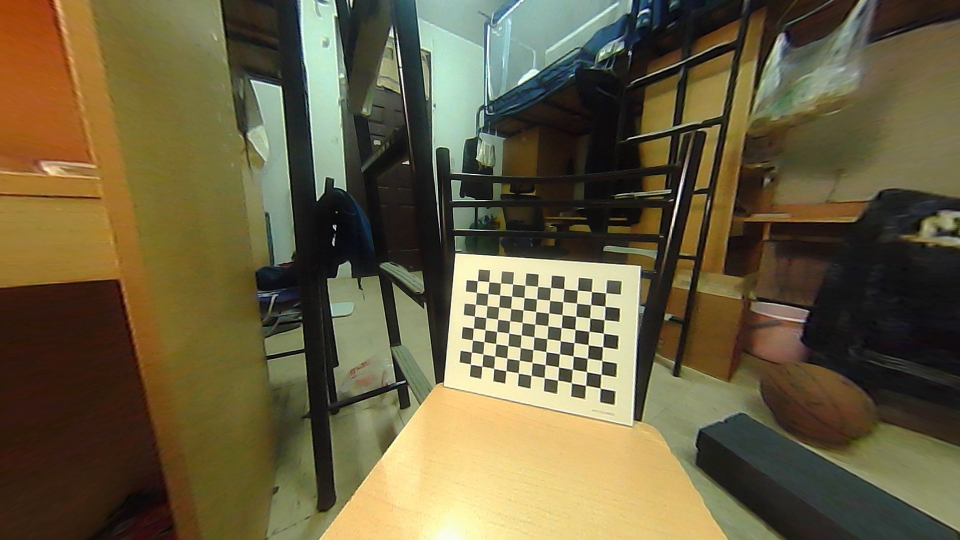
//> input picture ch7/16.jpg, 1920 x 1080 px (shown at 1/2 size)
$ ./use_opencv_orb 16.jpg 17.jpg   (built with g++ and OpenCV 4)
//> lines starting //> are read from the running program, lines starting //| are printed output that depends on the picture
#include<iostream>
#include<opencv2/core/core.hpp>
#include<opencv2/highgui/highgui.hpp>
#include<opencv2/features2d/features2d.hpp>
#include<opencv2/calib3d/calib3d.hpp>
#include<chrono>
#include<Eigen/Core>
#include<Eigen/Geometry>

using namespace std;
using namespace cv;


//由匹配的特征点计算R和t
void pose_estimation_2d2d(vector<KeyPoint>keypoint_1, vector<KeyPoint>keypoint_2, vector<DMatch>matches, Mat &R, Mat &t)
{
        //给出相机内参矩阵
        Mat K = (Mat_<double>(3, 3) << 520.9, 0, 325.1, 0, 521.0, 249.7, 0, 0, 1);

        //找出两幅图中匹配到的特征点
        vector<Point2f>points1;
        vector<Point2f>points2;
        for(int i =0;i<(int)matches.size();i++)
        {
                points1.push_back(keypoint_1[matches[i].queryIdx].pt);
                points2.push_back(keypoint_2[matches[i].trainIdx].pt);
        }

        //计算基础矩阵
        Mat fundamental_matrix = findFundamentalMat(points1, points2, CV_FM_8POINT);
        cout<<"fundamental_matrix is "<<endl<<fundamental_matrix<<endl;

        //计算本质矩阵
        Point2d principal_point(325.1, 249.7);
        double focal_length = 521;
        Mat essential_matrix = findEssentialMat(points1, points2, focal_length, principal_point);
        cout<<"essential_matrix is "<<endl<<essential_matrix<<endl;

        //计算单应矩阵
        Mat homography_matrix;
        homography_matrix = findHomography(points1, points2, RANSAC, 3);
        cout<<"homography_matrix is "<<endl<<homography_matrix<<endl;

        //从本质矩阵svd求解r和t
        recoverPose(essential_matrix, points1, points2, R, t, focal_length, principal_point);
        cout<<"R is "<<endl<<R<<endl;
        cout<<"t is "<<endl<<t<<endl;
}

//由像素坐标计算归一化坐标(相机坐标系下)
Point2d pixel2cam(const Point2d &p, const Mat &K)
{
        return Point2d(
                (p.x - K.at<double>(0, 2)) / K.at<double>(0, 0),
                (p.y - K.at<double>(1, 2)) / K.at<double>(1, 1)
        );
}

//三角测量求特征点深度
void triangulation(const vector<KeyPoint> &keypoint_1, const vector<KeyPoint> &keypoint_2,
        const vector<DMatch> &matches, const Mat &R, const Mat &t, vector<Point3d> &pts3d_1, vector<Point3d> &pts3d_2){
                Mat T1 = (Mat_<float>(3, 4)<<
                        1, 0, 0, 0,
                        0, 1, 0, 0,
                        0, 0, 1, 0);
                //初始化变换矩阵
                Mat T2 = (Mat_<float>(3, 4)<<
                        R.at<double>(0, 0), R.at<double>(0, 1), R.at<double>(0, 2), t.at<double>(0, 0),
                        R.at<double>(1, 0), R.at<double>(1, 1), R.at<double>(1, 2), t.at<double>(1, 0),
                        R.at<double>(2, 0), R.at<double>(2, 1), R.at<double>(2, 2), t.at<double>(2, 0));
                Mat K = (Mat_<double>(3, 3) << 520.9, 0, 325.1, 0, 521.0, 249.7, 0, 0, 1);

                //找到配对特征点的归一化坐标
                vector<Point2f>points1;
                vector<Point2f>points2;
                for(int i =0;i<(int)matches.size();i++)
                {
                        points1.push_back(pixel2cam(keypoint_1[matches[i].queryIdx].pt, K));
                        points2.push_back(pixel2cam(keypoint_2[matches[i].trainIdx].pt, K));
                }

                Mat pts_4d;
                triangulatePoints(T1, T2, points1, points2, pts_4d);

                //该处存储的深度信息为相对于points1即图1， 计算图2深度可采用R*p+t[2]
                for(int i =0;i<pts_4d.cols;i++){
                        Mat x = pts_4d.col(i);
                        x /= x.at<float>(3, 0);
                        Point3d p(x.at<float>(0, 0), x.at<float>(1, 0), x.at<float>(2, 0));
                        pts3d_1.push_back(p);

                        Mat q_ = T2*(Mat_<float>(4, 1)<< p.x, p.y, p.z, 1.0);
                        Point3d q(q_.at<float>(0, 0), q_.at<float>(1, 0), q_.at<float>(2, 0));
                        pts3d_2.push_back(q);
                }
        }

//ICP求解R和t，适用于3D-3D
void SVD_sloveICP(const vector<Point3d> &pts1, const vector<Point3d> &pts2, Mat &R, Mat &t){
        //计算两幅图中特征点质心
        Point3d p1, p2;
        int N = pts1.size();
        for(int i=0;i<N;i++){
                p1+=pts1[i];
                p2+=pts2[i];
        }
        p1 = Point3d(Vec3d(p1)/N);
        p2 = Point3d(Vec3d(p2)/N);

        //求出去质心3D坐标
        vector<Point3d>q1(N), q2(N);
        for(int i =0;i<N;i++)
        {
                q1[i] = pts1[i] - p1;
                q2[i] = pts2[i] - p2;
        }

        //计算W矩阵
        Eigen::Matrix3d W = Eigen::Matrix3d::Zero();
        for(int i = 0;i<N;i++){
                W+=Eigen::Vector3d(q1[i].x, q1[i].y, q1[i].z)*Eigen::Vector3d(q2[i].x, q2[i].y, q2[i].z).transpose();
        }
        cout<<"W = "<<W<<endl;

        //对W矩阵进行SVD分解
        Eigen::JacobiSVD<Eigen::Matrix3d>svd(W, Eigen::ComputeFullU|Eigen::ComputeFullV);
        Eigen::Matrix3d U = svd.matrixU();
        Eigen::Matrix3d V = svd.matrixV();

        cout<<"U = "<<U<<endl;
        cout<<"V = "<<V<<endl;

        //计算R和t
        Eigen::Matrix3d R_ = U*(V.transpose());
        if(R_.determinant()<0){
                R_ = -R_;
        }
        Eigen::Vector3d t_ = Eigen::Vector3d(p1.x, p1.y, p1.z) - R_*Eigen::Vector3d(p2.x, p2.y, p2.z);

        R = (Mat_<double>(3, 3)<<
                R_(0, 0), R_(0, 1), R_(0, 2),
                R_(1, 0), R_(1, 1), R_(1, 2),
                R_(2, 0), R_(2, 1), R_(2, 2));
        t = (Mat_<double>(3, 1)<<t_(0, 0), t_(1, 0), t_(2, 0));
}

int main(int argc, char **argv)
{
        //判断传入参数
        if(argc!=3)
        {
                cout<<"can't find img1 and img2!"<<endl;
                return 1;
        }
        Mat img_1 = imread(argv[1], CV_LOAD_IMAGE_COLOR);
//> img_1 is the input picture: 1080 rows x 1920 cols, CV_8UC3; mean B, G, R 64.5, 94.6, 104.4
        Mat img_2 = imread(argv[2], CV_LOAD_IMAGE_COLOR);
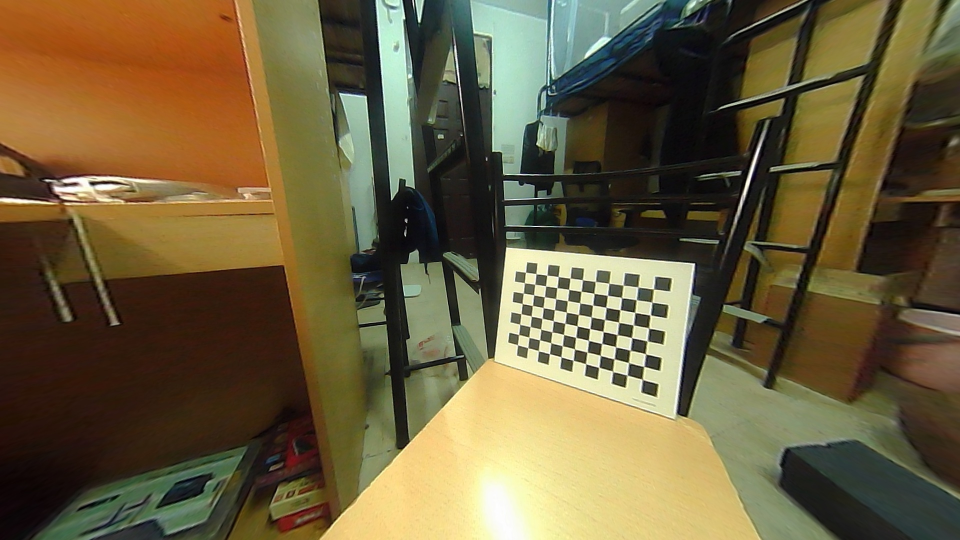
//> input picture ch7/17.jpg, 1920 x 1080 px (shown at 1/2 size)
//> img_2 is the input picture: 1080 rows x 1920 cols, CV_8UC3; mean B, G, R 61.7, 94.2, 106.9
        assert(img_1.data!=nullptr && img_2.data!=nullptr);

        //相机内参
        Mat K = (Mat_<double>(3, 3) << 520.9, 0, 325.1, 0, 521.0, 249.7, 0, 0, 1);

        //初始化对象
        vector<KeyPoint> keypoint_1, keypoint_2;        //存储特征点
        Mat descriptors_1, descriptors_2;               //存储特征点描述子
        Ptr<FeatureDetector> detector = ORB::create();  //创建寻找特征点容器
        Ptr<DescriptorExtractor> descriptor = ORB::create();    //创建描述容器
        Ptr<DescriptorMatcher> matcher = DescriptorMatcher::create("BruteForce-Hamming");       //创建特征点匹配器

        //检测特征点
        chrono::steady_clock::time_point t1 = chrono::steady_clock::now();
        detector->detect(img_1, keypoint_1);
//> keypoint_1 = 500 keypoints; strongest (x, y, size): (817, 327, 31), (669, 373, 31), (799, 134, 31), (911, 507, 31)
        detector->detect(img_2, keypoint_2);
//> keypoint_2 = 500 keypoints; strongest (x, y, size): (1210, 666, 37.2), (1208, 667, 44.6), (1180, 684, 53.6), (1237, 622, 37.2)

        //描述子
        descriptor->compute(img_1, keypoint_1, descriptors_1);
        descriptor->compute(img_2, keypoint_2, descriptors_2);
        chrono::steady_clock::time_point t2 = chrono::steady_clock::now();
        chrono::duration<double> time_used = chrono::duration_cast<chrono::duration<double>>(t2-t1);
        cout<<"extract ORB cost = "<<time_used.count()<<" seconds."<<endl;

        //显示寻找到的特征点
        Mat outimg1;
        drawKeypoints(img_1, keypoint_1, outimg1, Scalar::all(-1), DrawMatchesFlags::DEFAULT);
        imshow("img1 ORB features", outimg1);
        Mat outimg2;
        drawKeypoints(img_2, keypoint_2, outimg2, Scalar::all(-1), DrawMatchesFlags::DEFAULT);
        imshow("img2 ORB features", outimg2);

        //对两幅图的特征点进行匹配
        vector<DMatch> matches;
        t1 = chrono::steady_clock::now();
        matcher->match(descriptors_1, descriptors_2, matches);
//> matches = 500 matches
        t2 = chrono::steady_clock::now();
        time_used = chrono::duration_cast<chrono::duration<double>>(t2-t1);
        cout<<"matches ORB cost = "<<time_used.count()<<" seconds."<<endl;

        //寻找最佳匹配
        auto min_max = minmax_element(matches.begin(), matches.end());
        double min_dist = min_max.first->distance;
//> min_dist = 10
        double max_dist = min_max.second->distance;
//> max_dist = 98

        cout<<"--Max dist: "<<max_dist<<endl;
//| --Max dist: 98
        cout<<"--Min dist: "<<min_dist<<endl;
//| --Min dist: 10

        vector<DMatch> good_matches;
        for(int i=0;i<descriptors_1.rows;i++){
                if(matches[i].distance<=max(2*min_dist, 30.0)){
                        good_matches.push_back(matches[i]);
                }
        }
//> after the loop, good_matches = 318 matches

        cout<<"matched point num: "<<matches.size()<<endl;
//| matched point num: 500
        cout<<"good matches point num: "<<good_matches.size()<<endl;
//| good matches point num: 318

        //显示最佳匹配
        Mat img_goodmatch;
        drawMatches(img_1, keypoint_1, img_2, keypoint_2, good_matches, img_goodmatch);
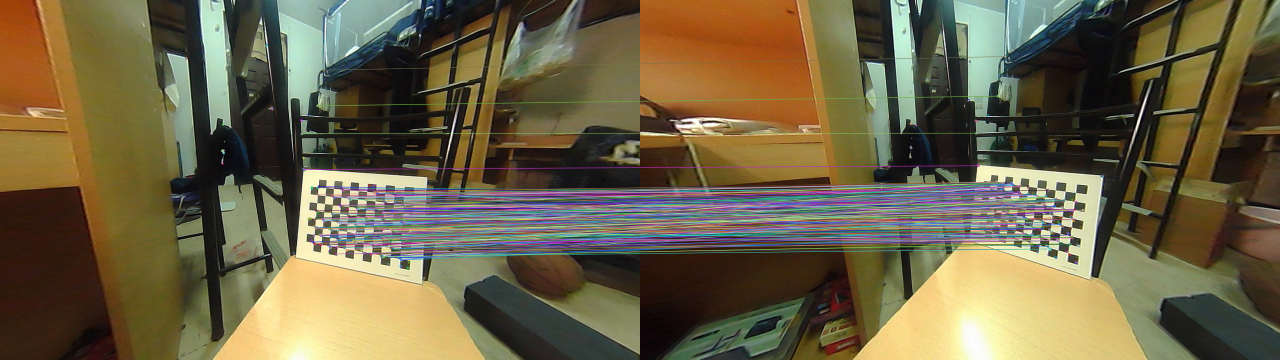
//> img_goodmatch: 1080 rows x 3840 cols, CV_8UC3 (shown at 1/3 size); mean B, G, R 70.2, 98.5, 108.7
        namedWindow("good_match", WINDOW_NORMAL);
        imshow("good_match", img_goodmatch);
        waitKey(0);
        destroyAllWindows();

        //计算位姿变换R和t
        t1 = chrono::steady_clock::now();
        Mat R, t;
        pose_estimation_2d2d(keypoint_1, keypoint_2, good_matches, R, t);
//> after the loop in pose_estimation_2d2d, `for(int i =0;i<(int)matches.size();i++)`: points1 = 318 Points (x, y), first 12: [1002, 592], [1118, 710], [1150, 684], [1157, 579], [964, 707], [1098, 599], [996, 616], [1186, 585], [952, 583], [949, 655], [1149, 657], [1145, 769]; points2 = 318 Points (x, y), first 12: [1119, 555], [1137, 600], [1206, 685.2], [1182, 656], [1209.6, 613.2], [1187, 585], [1214.4, 618], [1050, 547], [1092, 552], [1303.2, 628.8], [1208, 666], [1129, 672]
//> in pose_estimation_2d2d, `Mat fundamental_matrix = findFundamentalMat(points1, points2, CV_FM_8P..`: fundamental_matrix = [[9.58e-09, 1.76e-06, -0.00112], [-7.07e-07, 7.89e-07, -0.00154], [0.000403, -0.000634, 1]]
//| fundamental_matrix is
//| [9.583473957435356e-09, 1.757001780122402e-06, -0.00112303603454418;
//|  -7.065567269136859e-07, 7.889992615733893e-07, -0.001543183754687337;
//|  0.0004033486858515758, -0.0006343730631798342, 1]
//> in pose_estimation_2d2d, `Mat essential_matrix = findEssentialMat(points1, points2, focal_length..`: essential_matrix = [[-0.0459, -0.28, 0.3], [0.381, -0.143, -0.528], [-0.188, 0.575, -0.141]]
//| essential_matrix is
//| [-0.04593720362141641, -0.2797341262198599, 0.2996522532180795;
//|  0.3812191218441401, -0.1432596636073463, -0.5276737589014765;
//|  -0.1879878970535216, 0.5748555689785736, -0.1405624365140916]
//> in pose_estimation_2d2d, `homography_matrix = findHomography(points1, points2, RANSAC, 3);`: homography_matrix = [[-1.45, 0.81, 1207.2], [-0.733, 0.411, 611.4], [-0.0012, 0.000668, 1]]
//| homography_matrix is
//| [-1.447447660355886, 0.8102180147264466, 1207.233848894977;
//|  -0.7332350243522666, 0.4107666106283296, 611.4365210543398;
//|  -0.00119757641270983, 0.000668384250872363, 1]
//> in pose_estimation_2d2d, `recoverPose(essential_matrix, points1, points2, R, t, focal_length, pr..`: R = [[0.994, -0.0627, 0.0938], [0.081, 0.975, -0.206], [-0.0785, 0.212, 0.974]]; t = [0.812, 0.334, 0.478]
//| R is
//| [0.993616343724163, -0.06272907770494029, 0.09376366190861302;
//|  0.08102239335983943, 0.9751474221321927, -0.2062107584079515;
//|  -0.07849798251209084, 0.2124913361039145, 0.9740048761799429]
//| t is
//| [0.8122156352731918;
//|  0.3337935113120039;
//|  0.4784220455035164]
//> t = [0.812, 0.334, 0.478]
        t2 = chrono::steady_clock::now();
        time_used = chrono::duration_cast<chrono::duration<double>>(t2-t1);
        cout<<"compute R and t cost = "<<time_used.count()<<" seconds."<<endl;

        Mat t_x = (Mat_<double>(3, 3)<<0, -t.at<double>(2,0), t.at<double>(1,0),
                t.at<double>(2,0), 0, -t.at<double>(0,0), -t.at<double>(1,0), t.at<double>(0,0), 0);
//> t_x = [[0, -0.478, 0.334], [0.478, 0, -0.812], [-0.334, 0.812, 0]]
        cout<<"本质矩阵 t^R = "<<endl<<t_x*R<<endl;
//| 本质矩阵 t^R =
//| [-0.06496501637642399, -0.3956037951624597, 0.4237722804974803;
//|  0.5391252523439608, -0.2025997592118368, -0.7462433863414601;
//|  -0.2658550335745669, 0.8129685420606099, -0.1987853040824286]

        // [12 lines of commented-out code are left out]
        t1 = chrono::steady_clock::now();
        vector<Point3d>pts3d_1, pts3d_2;
        triangulation(keypoint_1, keypoint_2, good_matches, R, t, pts3d_1, pts3d_2);
//> in triangulation, `Mat T2 = (Mat_<float>(3, 4)<< R.at<double>(0, 0), R.at<double>(0, 1), ..`: T2 = [[0.994, -0.0627, 0.0938, 0.812], [0.081, 0.975, -0.206, 0.334], [-0.0785, 0.212, 0.974, 0.478]]
//> after the loop in triangulation, `for(int i =0;i<(int)matches.size();i++)`: points1 = 318 Points (x, y), first 12: [1.3, 0.657], [1.52, 0.883], [1.58, 0.834], [1.6, 0.632], [1.23, 0.878], [1.48, 0.67], [1.29, 0.703], [1.65, 0.644], [1.2, 0.64], [1.2, 0.778], [1.58, 0.782], [1.57, 0.997]; points2 = 318 Points (x, y), first 12: [1.52, 0.586], [1.56, 0.672], [1.69, 0.836], [1.65, 0.78], [1.7, 0.698], [1.65, 0.644], [1.71, 0.707], [1.39, 0.571], [1.47, 0.58], [1.88, 0.728], [1.69, 0.799], [1.54, 0.811]
//> the loop in triangulation, `for(int i =0;i<pts_4d.cols;i++)` made 318 passes
//> (x, q) on passes 1 to 3: ([0.665, 0.319, 0.508, 1], Point3(1.5, 0.594, 0.989)), ([1.28, 0.712, 0.846, 1], Point3(2.12, 0.957, 1.35)), ([-0.622, -0.301, -0.38, 1], Point3(0.177, 0.0682, 0.0933))
//> after the loop in triangulation, `for(int i =0;i<pts_4d.cols;i++)`: pts3d_1 = 318 Point3s, first 12: [0.67, 0.32, 0.51], [1.28, 0.71, 0.85], [-0.62, -0.3, -0.38], [-0.29, -0.11, -0.18], [0, 0, 0], [0.34, 0.15, 0.23], [-0.02, -0.01, -0.01], [-0.84, -0.36, -0.51], [0.59, 0.3, 0.49], [-0.14, -0.09, -0.12], [-0.45, -0.21, -0.28], [2.63, 1.67, 1.67]; pts3d_2 = 318 Point3s, first 12: [1.5, 0.59, 0.99], [2.12, 0.96, 1.35], [0.18, 0.07, 0.09], [0.51, 0.24, 0.31], [0.81, 0.33, 0.48], [1.16, 0.46, 0.7], [0.79, 0.33, 0.46], [-0.04, 0.02, -0.03], [1.43, 0.58, 0.97], [0.67, 0.26, 0.35], [0.35, 0.15, 0.2], [3.48, 1.83, 2.26]
        t2 = chrono::steady_clock::now();
        time_used = chrono::duration_cast<chrono::duration<double>>(t2-t1);
        cout<<"compute triangulation cost = "<<time_used.count()<<" seconds."<<endl;

        //通过pnp计算R和t，传入第一张图中特征点在相机坐标系下的3d坐标，传入配对特征点在第二张图中的像素坐标
        Mat pnp_r, pnp_t;
        //初始化第二张图中配对特征点像素坐标
        vector<Point2f>points2d_2;
        for(int i =0;i<(int)good_matches.size();i++)
                points2d_2.push_back(keypoint_2[good_matches[i].trainIdx].pt);
//> after the loop, points2d_2 = 318 Points (x, y), first 12: [1119, 555], [1137, 600], [1206, 685.2], [1182, 656], [1209.6, 613.2], [1187, 585], [1214.4, 618], [1050, 547], [1092, 552], [1303.2, 628.8], [1208, 666], [1129, 672]
        t1 = chrono::steady_clock::now();
        solvePnP(pts3d_1, points2d_2, K, Mat(), pnp_r, pnp_t, false);
//> pnp_r = [-0.0405, -0.0268, -0.0958]; pnp_t = [0.0859, 0.0395, 0.0585]
        //将旋转向量转化为旋转矩阵
        Mat pnp_R;
        Rodrigues(pnp_r, pnp_R);
//> pnp_R = [[0.995, 0.0962, -0.0248], [-0.0951, 0.995, 0.0417], [0.0287, -0.0391, 0.999]]
        t2 = chrono::steady_clock::now();
        time_used = chrono::duration_cast<chrono::duration<double>>(t2-t1);
        cout<<"compute pnp cost = "<<time_used.count()<<" seconds."<<endl;
        cout<<"pnp R = "<<endl<<pnp_R<<endl;
//| pnp R =
//| [0.9950544192329155, 0.09618874916161914, -0.0247876440947542;
//|  -0.09510519397371579, 0.9945931341147243, 0.04170730932428836;
//|  0.02866539454232198, -0.03914360875766426, 0.9988223430866772]
        cout<<"pnp t = "<<endl<<pnp_t<<endl;
//| pnp t =
//| [0.08592237723124904;
//|  0.03945214615662056;
//|  0.0584787740858013]

        //验证R精度
        Mat pnp_21_r, pnp_21_t;
        //初始化第二张图中配对特征点像素坐标
        vector<Point2f>points2d_1;
        for(int i =0;i<(int)good_matches.size();i++)
                points2d_1.push_back(keypoint_1[good_matches[i].queryIdx].pt);
//> after the loop, points2d_1 = 318 Points (x, y), first 12: [1002, 592], [1118, 710], [1150, 684], [1157, 579], [964, 707], [1098, 599], [996, 616], [1186, 585], [952, 583], [949, 655], [1149, 657], [1145, 769]
        solvePnP(pts3d_2, points2d_1, K, Mat(), pnp_21_r, pnp_21_t, false);
//> pnp_21_r = [1.64, -2.65, -0.502]; pnp_21_t = [0.0413, 0.0183, 0.024]
        //将旋转向量转化为旋转矩阵
        Mat pnp_21_R;
        Rodrigues(pnp_21_r, pnp_21_R);
//> pnp_21_R = [[-0.458, -0.876, -0.152], [-0.871, 0.408, 0.275], [-0.179, 0.258, -0.949]]
        cout<<"pnp 21 R = "<<endl<<pnp_21_R<<endl;
//| pnp 21 R =
//| [-0.4584316366676172, -0.8756785422017862, -0.1517482297412545;
//|  -0.8705534115283543, 0.408105212101147, 0.27493070678304;
//|  -0.1788216770377509, 0.2581418729753714, -0.9494132826320546]
        cout<<"pnp 21 t = "<<endl<<pnp_21_t<<endl;
//| pnp 21 t =
//| [0.04126815565951661;
//|  0.01828687231716371;
//|  0.02402157043194628]
        //计算R12和R21，理论结果应该接近单位矩阵
        Mat R_R = pnp_21_R*pnp_R;
//> R_R = [[-0.377, -0.909, -0.177], [-0.897, 0.311, 0.313], [-0.23, 0.277, -0.933]]
        cout<<"R * R21 = "<<R_R<<endl;
//| R * R21 = [-0.3772327712442012, -0.9090998581379997, -0.1767282779661744;
//|  -0.8971799474964086, 0.3113994181971581, 0.313206871183908;
//|  -0.2297032392234851, 0.2767089631362543, -0.9330962284835886]


        //ICP计算R和t(注意此处由p=R*p‘+t推导，故为2帧到1帧的转化，所以将pts3d_2置前,pts3d_1置后可得到1帧到2帧的转化)
        Mat icp_R, icp_t;
        SVD_sloveICP(pts3d_2, pts3d_1, icp_R, icp_t);
//> in SVD_sloveICP, `int N = pts1.size();`: N = 318
//> the loop in SVD_sloveICP, `for(int i=0;i<N;i++)` made 318 passes
//> (p1, p2) on passes 1 to 3: (Point3(1.5, 0.594, 0.989), Point3(0.665, 0.319, 0.508)), (Point3(3.62, 1.55, 2.34), Point3(1.94, 1.03, 1.35)), (Point3(3.79, 1.62, 2.44), Point3(1.32, 0.73, 0.974))
//> after the loop in SVD_sloveICP, `for(int i=0;i<N;i++)`: p1 = Point3(405.6, 156.9, 263.8); p2 = Point3(141.7, 63.99, 112.1)
//> in SVD_sloveICP, `p1 = Point3d(Vec3d(p1)/N);`: p1 = Point3(1.28, 0.493, 0.83)
//> in SVD_sloveICP, `p2 = Point3d(Vec3d(p2)/N);`: p2 = Point3(0.446, 0.201, 0.353)
//> after the loop in SVD_sloveICP, `for(int i =0;i<N;i++)`: q1 = 318 Point3s, first 12: [0.23, 0.1, 0.16], [0.84, 0.46, 0.52], [-1.1, -0.43, -0.74], [-0.76, -0.25, -0.52], [-0.46, -0.16, -0.35], [-0.11, -0.04, -0.13], [-0.48, -0.17, -0.37], [-1.32, -0.47, -0.86], [0.15, 0.08, 0.14], [-0.61, -0.24, -0.48], [-0.92, -0.34, -0.63], [2.21, 1.33, 1.43]; q2 = 318 Point3s, first 12: [0.22, 0.12, 0.16], [0.83, 0.51, 0.49], [-1.07, -0.5, -0.73], [-0.74, -0.31, -0.53], [-0.45, -0.2, -0.35], [-0.11, -0.05, -0.13], [-0.46, -0.21, -0.37], [-1.28, -0.56, -0.86], [0.15, 0.1, 0.14], [-0.59, -0.29, -0.47], [-0.89, -0.41, -0.63], [2.19, 1.47, 1.32]
//| W = 17517.7 9192.38 11270.5
//| 7909.41 4370.84 5059.66
//| 11317.6  5974.4 7307.45
//| U =  0.784271 -0.354267 -0.509327
//|  0.356696  0.929167 -0.097043
//|  0.507629 -0.105567  0.855084
//| V =  0.768317 -0.268435 -0.581061
//|  0.406501  0.905865  0.119016
//|  0.494414 -0.327644  0.805111
//> in SVD_sloveICP, `t = (Mat_<double>(3, 1)<<t_(0, 0), t_(1, 0), t_(2, 0));`: t = [0.812, 0.334, 0.478]
//> icp_R has the same summary as R in pose_estimation_2d2d; icp_t = [0.812, 0.334, 0.478]
        cout<<"ICP R = "<<endl<<icp_R<<endl;
//| ICP R =
//| [0.9936163460673759, -0.06272906775423474, 0.09376364373465446;
//|  0.08102237830946472, 0.97514742703893, -0.2062107411179904;
//|  -0.07849796838640183, 0.2124913165238466, 0.9740048815900098]
        cout<<"ICP t = "<<endl<<icp_t<<endl;
//| ICP t =
//| [0.8122156291934259;
//|  0.333793514887707;
//|  0.4784220425406632]

        return 0;
}
